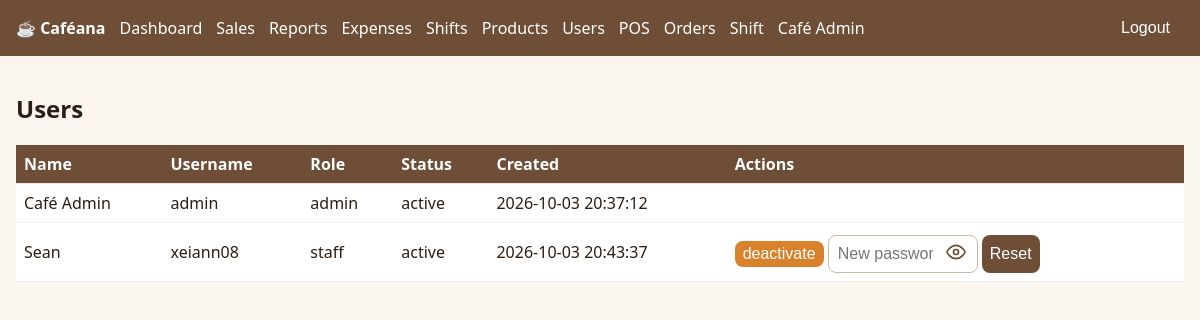
Page /admin/users (signed in) on the committed database.
### tables this page shows
CREATE TABLE users(id INTEGER PRIMARY KEY,username TEXT UNIQUE NOT NULL,full_name TEXT NOT NULL,password_hash TEXT NOT NULL,
 role TEXT NOT NULL DEFAULT 'staff' CHECK(role IN('admin','staff')),status TEXT NOT NULL DEFAULT 'pending' CHECK(status IN('pending','active','rejected','inactive')),
 created_at TEXT NOT NULL DEFAULT(datetime('now','localtime')));

### app.py (the view, shortened to what this page needs)
@app.route("/admin/users", methods=["GET", "POST"])
@admin_required
def users():
    return render_template("users.html", rows=q("SELECT * FROM users ORDER BY status='pending' DESC,id"))

### app.py (called while the page is built)
def db():
    if "db" not in g:
        g.db = sqlite3.connect(DB); g.db.row_factory = sqlite3.Row
        g.db.execute("PRAGMA foreign_keys=ON"); g.db.execute("PRAGMA busy_timeout=5000")
    return g.db

@app.teardown_appcontext
def _close(e):
    d = g.pop("db", None)
    if d: d.close()

def q(sql, a=()): return db().execute(sql, a).fetchall()

def q1(sql, a=()): return db().execute(sql, a).fetchone()

@app.before_request
def load():
    g.user = None
    if session.get("uid"):
        g.user = q1("SELECT * FROM users WHERE id=? AND status='active'", (session["uid"],))
        if not g.user: session.clear()
    if request.method == "POST":
        t = request.form.get("csrf") or request.headers.get("X-CSRF") or ""
        if not secrets.compare_digest(t, session.get("csrf", "")): abort(400)

@app.after_request
def headers(r):
    r.headers["X-Frame-Options"] = "DENY"; r.headers["X-Content-Type-Options"] = "nosniff"; r.headers["Referrer-Policy"] = "same-origin"
    r.headers["Content-Security-Policy"] = "default-src 'self'; img-src 'self' https: data:; style-src 'self' 'unsafe-inline'; script-src 'self' 'unsafe-inline'; frame-ancestors 'none'; form-action 'self'"
    if not request.path.startswith("/static/"): r.headers["Cache-Control"] = "no-store"  # no cached financial pages after logout
    if PROD: r.headers["Strict-Transport-Security"] = "max-age=31536000"
    return r

@app.context_processor
def ctx():
    session.setdefault("csrf", secrets.token_hex(16)); return dict(csrf=session["csrf"], user=getattr(g, "user", None))

def login_required(f):
    @wraps(f)
    def w(*a, **k):
        if not g.user: return redirect(url_for("login"))
        return f(*a, **k)
    return w

def admin_required(f):
    @wraps(f)
    @login_required
    def w(*a, **k):
        if g.user["role"] != "admin": abort(403)
        return f(*a, **k)
    return w

### templates/users.html (shortened to what this page needs)
{% extends "base.html" %}{% block body %}
<h2>Users</h2>
<table>
  <tr>
    <th>Name</th>
    <th>Username</th>
    <th>Role</th>
    <th>Status</th>
    <th>Created</th>
    <th>Actions</th>
  </tr>
  {% for r in rows %}
  <tr>
    <td>{{ r.full_name }}</td>
    <td>{{ r.username }}</td>
    <td>{{ r.role }}</td>
    <td>{{ r.status }}</td>
    <td>{{ r.created_at }}</td>
    <td>
      {% if r.id!=user.id %} {% for a in (['approve','reject'] if
      r.status=='pending' else ['deactivate'] if r.status=='active' else
      ['activate']) %}
      <form method="post" style="display: inline">
        /><button name="action" value="{{ a }}" style="padding: 4px 8px">
          {{ a }}
        </button>
      </form>
      {% endfor %}{% if r.status!='pending' %}
      <form
        method="post"
        style="display: inline-flex; gap: 4px; margin-top: 4px"
      >
        /><input
          name="pw"
          type="password"
          placeholder="New password"
          style="width: 150px; margin: 0"
        /><button
          name="action"
          value="reset"
          class="alt"
          style="padding: 4px 8px"
        >
          Reset
        </button>
      </form>
      {% endif %}{% endif %}
    </td>
  </tr>
  {% endfor %}
</table>
{% endblock %}

### templates/base.html (shortened to what this page needs)
<!doctype html>
<html lang="en">
  <head>
    <link
      rel="stylesheet"
      href="{{ url_for('static',filename='style.css') }}"
    />
  </head>
  <body>
    {% if user %}
    <nav>
      <b>☕ Caféana</b> {% if user.role=='admin' %}<a href="/admin/dashboard"
        >Dashboard</a
      ><a href="/admin/sales">Sales</a><a href="/admin/reports">Reports</a
      ><a href="/admin/expenses">Expenses</a><a href="/admin/shifts">Shifts</a
      ><a href="/admin/products">Products</a><a href="/admin/users">Users</a>{%
      endif %} <a href="/pos">POS</a><a href="/orders">Orders</a
      ><a href="/shift">Shift</a><a href="/profile">{{ user.full_name }}</a>
      <form method="post" action="/logout">
        <input type="hidden" name="csrf" value="{{ csrf }}" /><button
          class="alt"
        >
          Logout
        </button>
      </form>
    </nav>
    {% endif %}
    <main>
      {% block body %}{% endblock %}
    </main>
  </body>
</html>

### static/style.css (style rules this page uses)
:root { --bg: #faf5ee; --brown: #6f4e37; --accent: #d9822b; }
* { box-sizing: border-box; }
body { margin: 0; font-family: system-ui, sans-serif; background: var(--bg); color: #2b1d12; }
nav { background: var(--brown); color: #fff; display: flex; gap: 14px; align-items: center; padding: 10px 16px; flex-wrap: wrap; }
nav a { color: #fff; text-decoration: none; }
nav form { margin-left: auto; }
main { padding: 16px; max-width: 1200px; margin: auto; }
button, .btn { background: var(--accent); color: #fff; border: 0; border-radius: 8px; padding: 9px 14px; cursor: pointer; font-size: 1rem; text-decoration: none; display: inline-block; }
button.alt { background: var(--brown); }
input, select { padding: 9px; border: 1px solid #cdb9a5; border-radius: 8px; font-size: 1rem; width: 100%; margin: 4px 0; }
table { width: 100%; border-collapse: collapse; background: #fff; }
th { background: var(--brown); color: #fff; text-align: left; }
td, th { padding: 8px; border-bottom: 1px solid #eee; }
.pw input { padding-right: 44px; }
a, button, .btn, input, select { transition: transform 0.15s ease, box-shadow 0.15s ease, background-color 0.15s ease, border-color 0.15s ease, color 0.15s ease; }

### rows in the picture
users: full_name "Café Admin", username "admin", role "admin", status "active", created_at "2026-10-03 20:37:12"
users: full_name "Sean", username "xeiann08", role "staff", status "active", created_at "2026-10-03 20:43:37", a "deactivate"
